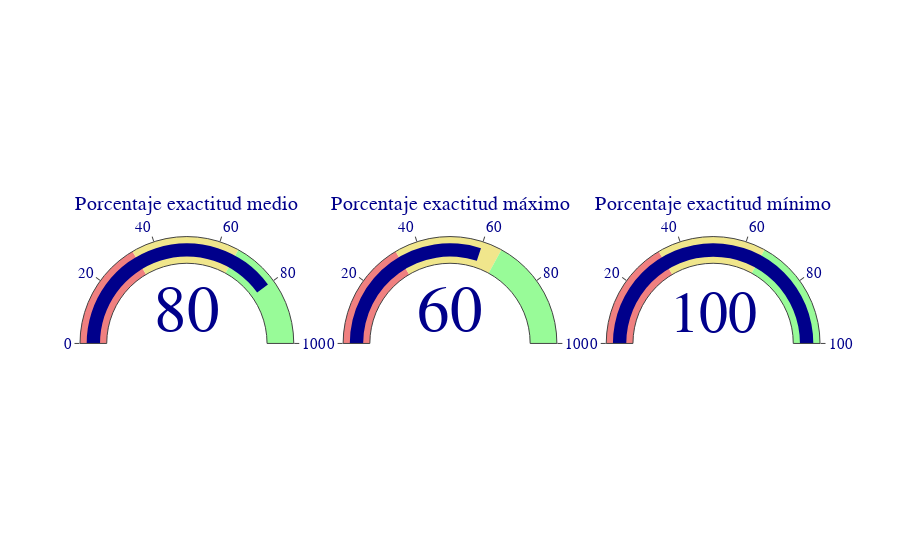
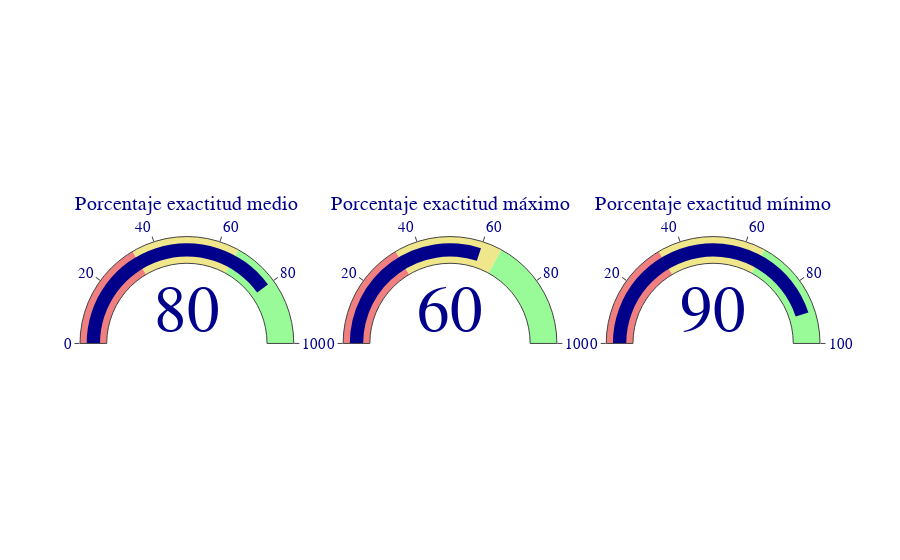

The notebook cell these images were saved under, in order:
### Code cell
imprimeVelocimetros(80,60,100)
imprimeVelocimetros(80,60,90)

### Figure 1 — Plotly figure (JSON) as saved in the notebook; plotly's stock layout.template omitted (floating-point values rounded to 4 significant figures)
{"data": [{"domain": {"x": [0, 0.2889], "y": [0, 1]}, "gauge": {"axis": {"range": [null, 100]}, "bar": {"color": "darkblue"}, "steps": [{"color": "lightcoral", "range": [0, 33]}, {"color": "khaki", "range": [33, 66]}, {"color": "palegreen", "range": [66, 100]}], "threshold": {"line": {"color": "red", "width": 4}}}, "mode": "gauge+number", "title": {"font": {"color": "darkblue", "family": "Arial", "size": 20}, "text": "Porcentaje exactitud medio"}, "type": "indicator", "value": 80}, {"domain": {"x": [0.3556, 0.6444], "y": [0, 1]}, "gauge": {"axis": {"range": [null, 100]}, "bar": {"color": "darkblue"}, "steps": [{"color": "lightcoral", "range": [0, 33]}, {"color": "khaki", "range": [33, 66]}, {"color": "palegreen", "range": [66, 100]}], "threshold": {"line": {"color": "red", "width": 4}}}, "mode": "gauge+number", "title": {"font": {"color": "darkblue", "family": "Arial", "size": 20}, "text": "Porcentaje exactitud máximo"}, "type": "indicator", "value": 60}, {"domain": {"x": [0.7111, 1], "y": [0, 1]}, "gauge": {"axis": {"range": [null, 100]}, "bar": {"color": "darkblue"}, "steps": [{"color": "lightcoral", "range": [0, 33]}, {"color": "khaki", "range": [33, 66]}, {"color": "palegreen", "range": [66, 100]}], "threshold": {"line": {"color": "red", "width": 4}}}, "mode": "gauge+number", "title": {"font": {"color": "darkblue", "family": "Arial", "size": 20}, "text": "Porcentaje exactitud mínimo"}, "type": "indicator", "value": 100}], "layout": {"font": {"color": "darkblue", "family": "Arial", "size": 15}, "paper_bgcolor": "white"}}

### Figure 2 — Plotly figure (JSON) as saved in the notebook; plotly's stock layout.template omitted (floating-point values rounded to 4 significant figures)
{"data": [{"domain": {"x": [0, 0.2889], "y": [0, 1]}, "gauge": {"axis": {"range": [null, 100]}, "bar": {"color": "darkblue"}, "steps": [{"color": "lightcoral", "range": [0, 33]}, {"color": "khaki", "range": [33, 66]}, {"color": "palegreen", "range": [66, 100]}], "threshold": {"line": {"color": "red", "width": 4}}}, "mode": "gauge+number", "title": {"font": {"color": "darkblue", "family": "Arial", "size": 20}, "text": "Porcentaje exactitud medio"}, "type": "indicator", "value": 80}, {"domain": {"x": [0.3556, 0.6444], "y": [0, 1]}, "gauge": {"axis": {"range": [null, 100]}, "bar": {"color": "darkblue"}, "steps": [{"color": "lightcoral", "range": [0, 33]}, {"color": "khaki", "range": [33, 66]}, {"color": "palegreen", "range": [66, 100]}], "threshold": {"line": {"color": "red", "width": 4}}}, "mode": "gauge+number", "title": {"font": {"color": "darkblue", "family": "Arial", "size": 20}, "text": "Porcentaje exactitud máximo"}, "type": "indicator", "value": 60}, {"domain": {"x": [0.7111, 1], "y": [0, 1]}, "gauge": {"axis": {"range": [null, 100]}, "bar": {"color": "darkblue"}, "steps": [{"color": "lightcoral", "range": [0, 33]}, {"color": "khaki", "range": [33, 66]}, {"color": "palegreen", "range": [66, 100]}], "threshold": {"line": {"color": "red", "width": 4}}}, "mode": "gauge+number", "title": {"font": {"color": "darkblue", "family": "Arial", "size": 20}, "text": "Porcentaje exactitud mínimo"}, "type": "indicator", "value": 90}], "layout": {"font": {"color": "darkblue", "family": "Arial", "size": 15}, "paper_bgcolor": "white"}}
